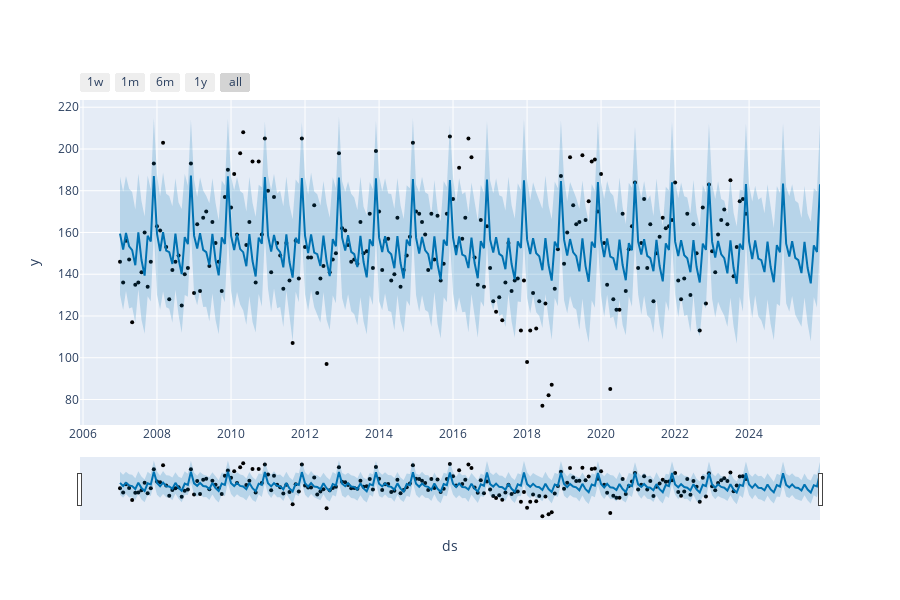

The notebook cell this image was saved under:
### Markdown cell above
- Se observa el comportamiento a del modelo, comparando los valores reales con los predichos. Además, presenta el comportamiento que siguen las predicciones a futuro.

### Code cell
from prophet.plot import plot_plotly, plot_components_plotly

plot_plotly(m, forecast)

### Figure 1 — Plotly figure (JSON) as saved in the notebook; plotly's stock layout.template omitted (floating-point values rounded to 4 significant figures; data arrays with more than 128 entries replaced by an {"elided": "..."} marker saying what was removed)
{"data": [{"marker": {"color": "black", "size": 4}, "mode": "markers", "name": "Actual", "type": "scatter", "x": {"elided": "204 str values"}, "y": {"elided": "204 int values"}}, {"hoverinfo": "skip", "line": {"width": 0}, "mode": "lines", "type": "scatter", "x": {"elided": "228 str values"}, "y": {"elided": "228 float values"}}, {"fill": "tonexty", "fillcolor": "rgba(0, 114, 178, 0.2)", "line": {"color": "#0072B2", "width": 2}, "mode": "lines", "name": "Predicted", "type": "scatter", "x": {"elided": "228 str values"}, "y": {"elided": "228 float values"}}, {"fill": "tonexty", "fillcolor": "rgba(0, 114, 178, 0.2)", "hoverinfo": "skip", "line": {"width": 0}, "mode": "lines", "type": "scatter", "x": {"elided": "228 str values"}, "y": {"elided": "228 float values"}}], "layout": {"height": 600, "showlegend": false, "width": 900, "xaxis": {"rangeselector": {"buttons": [{"count": 7, "label": "1w", "step": "day", "stepmode": "backward"}, {"count": 1, "label": "1m", "step": "month", "stepmode": "backward"}, {"count": 6, "label": "6m", "step": "month", "stepmode": "backward"}, {"count": 1, "label": "1y", "step": "year", "stepmode": "backward"}, {"step": "all"}]}, "rangeslider": {"visible": true}, "title": {"text": "ds"}, "type": "date"}, "yaxis": {"title": {"text": "y"}}}}
